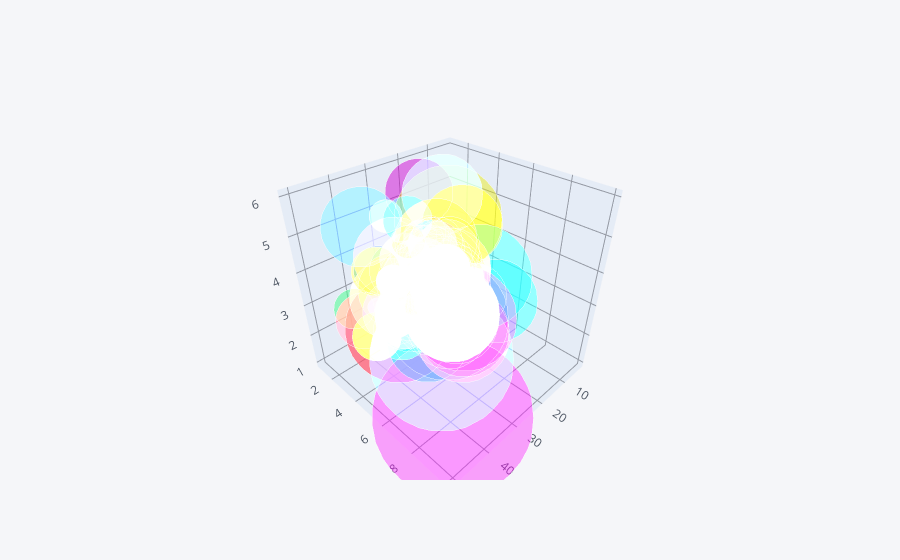

The notebook cell this image was saved under:
### Code cell
d1.iplot(kind='bubble3d',x='total_bill',y='tip',z='size',size='tip')

### Figure 1 — Plotly figure (JSON) as saved in the notebook; plotly's stock layout.template omitted (floating-point values rounded to 4 significant figures; data arrays with more than 128 entries replaced by an {"elided": "..."} marker saying what was removed)
{"data": [{"marker": {"color": {"elided": "244 str values"}, "opacity": 0.8, "size": {"elided": "244 int values"}, "symbol": "circle"}, "mode": "markers", "text": {"elided": "244 str values"}, "type": "scatter3d", "x": {"elided": "244 float values"}, "y": {"elided": "244 float values"}, "z": {"elided": "244 int values"}}], "layout": {"legend": {"bgcolor": "#F5F6F9", "font": {"color": "#4D5663"}}, "paper_bgcolor": "#F5F6F9", "plot_bgcolor": "#F5F6F9", "scene": {"xaxis": {"gridcolor": "#9499A3", "showgrid": true, "tickfont": {"color": "#4D5663"}, "title": {"font": {"color": "#4D5663"}, "text": ""}, "zerolinecolor": "#9499A3"}, "yaxis": {"gridcolor": "#9499A3", "showgrid": true, "tickfont": {"color": "#4D5663"}, "title": {"font": {"color": "#4D5663"}, "text": ""}, "zerolinecolor": "#9499A3"}, "zaxis": {"gridcolor": "#9499A3", "showgrid": true, "tickfont": {"color": "#4D5663"}, "title": {"font": {"color": "#4D5663"}, "text": ""}, "zerolinecolor": "#9499A3"}}, "title": {"font": {"color": "#4D5663"}}}}
